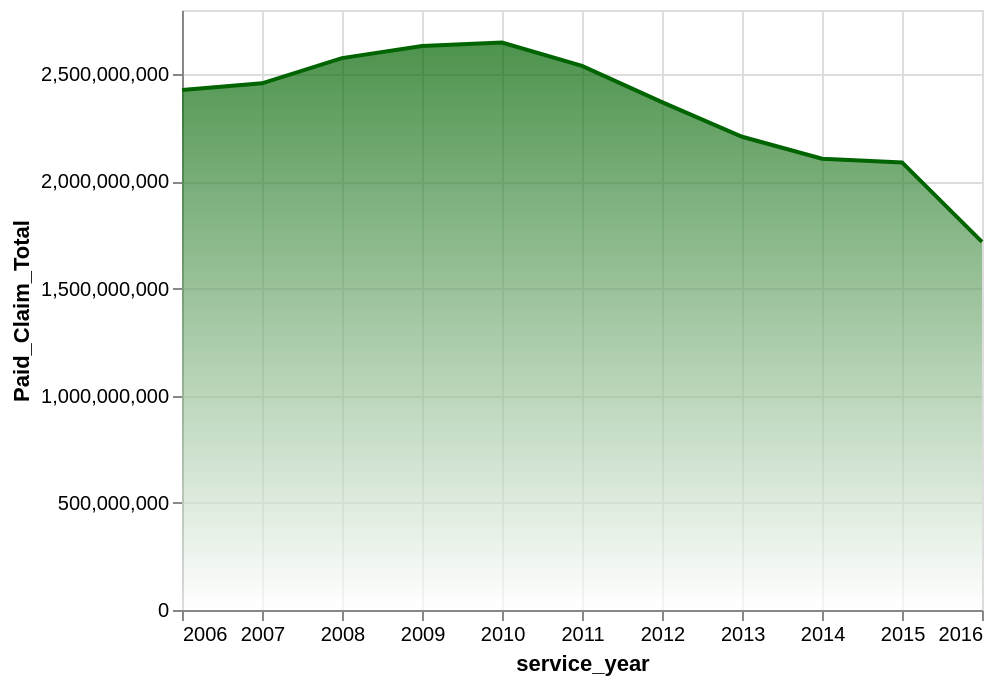

Write notebook code for a chart like this one.
### Code cell
alt.Chart(total_per_year).mark_area(
    line={'color':'darkgreen'},
    color=alt.Gradient(
        gradient='linear',
        stops=[alt.GradientStop(color='white', offset=0),
               alt.GradientStop(color='darkgreen', offset=1)],
        x1=1,
        x2=1,
        y1=1,
        y2=0
    )
).encode(
    alt.X('service_year:T'),
    alt.Y('Paid_Claim_Total:Q')
)

### Figure 1 — Vega-Lite specification as saved in the notebook (floating-point values rounded to 4 significant figures)
{"config": {"view": {"continuousWidth": 400, "continuousHeight": 300}}, "data": {"name": "data-ac1f400c4d24ed422e6f0353f39a63c6"}, "mark": {"type": "area", "color": {"gradient": "linear", "stops": [{"color": "white", "offset": 0}, {"color": "darkgreen", "offset": 1}], "x1": 1, "x2": 1, "y1": 1, "y2": 0}, "line": {"color": "darkgreen"}}, "encoding": {"x": {"field": "service_year", "type": "temporal"}, "y": {"field": "Paid_Claim_Total", "type": "quantitative"}}, "$schema": "https://vega.github.io/schema/vega-lite/v4.17.0.json", "datasets": {"data-ac1f400c4d24ed422e6f0353f39a63c6": [{"service_year": "2006-01-01T00:00:00", "Paid_Claim_Total": 2426719085, "percentage": 9.417}, {"service_year": "2007-01-01T00:00:00", "Paid_Claim_Total": 2457939592, "percentage": 9.538}, {"service_year": "2008-01-01T00:00:00", "Paid_Claim_Total": 2575336266, "percentage": 9.993}, {"service_year": "2009-01-01T00:00:00", "Paid_Claim_Total": 2632475586, "percentage": 10.22}, {"service_year": "2010-01-01T00:00:00", "Paid_Claim_Total": 2648064441, "percentage": 10.28}, {"service_year": "2011-01-01T00:00:00", "Paid_Claim_Total": 2539340233, "percentage": 9.854}, {"service_year": "2012-01-01T00:00:00", "Paid_Claim_Total": 2369901637, "percentage": 9.196}, {"service_year": "2013-01-01T00:00:00", "Paid_Claim_Total": 2208489703, "percentage": 8.57}, {"service_year": "2014-01-01T00:00:00", "Paid_Claim_Total": 2106141649, "percentage": 8.173}, {"service_year": "2015-01-01T00:00:00", "Paid_Claim_Total": 2088576705, "percentage": 8.105}, {"service_year": "2016-01-01T00:00:00", "Paid_Claim_Total": 1717559082, "percentage": 6.665}]}}
